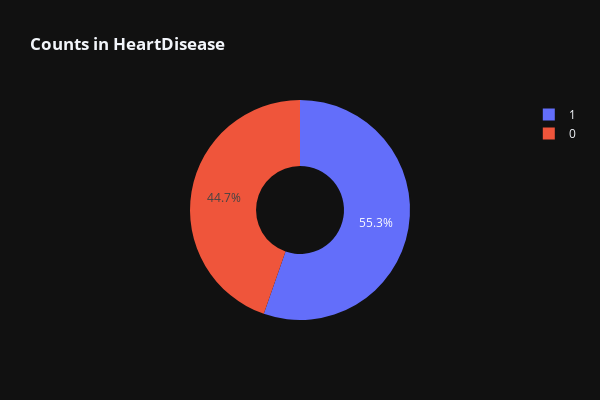

Source (notebook cell):
### Code cell
fig = px.pie(df,names='HeartDisease',
            title='<b>Counts in HeartDisease</b>',
            hole = 0.4,template='plotly_dark',
            width=600,height=400)
fig.show()

### Figure 1 — Plotly figure (JSON) as saved in the notebook; plotly's stock layout.template omitted (floating-point values rounded to 4 significant figures; data arrays with more than 128 entries replaced by an {"elided": "..."} marker saying what was removed)
{"data": [{"domain": {"x": [0, 1], "y": [0, 1]}, "hole": 0.4, "hovertemplate": "HeartDisease=%{label}<extra></extra>", "labels": {"elided": "918 int values"}, "legendgroup": "", "name": "", "showlegend": true, "type": "pie"}], "layout": {"height": 400, "legend": {"tracegroupgap": 0}, "title": {"text": "<b>Counts in HeartDisease</b>"}, "width": 600}}
